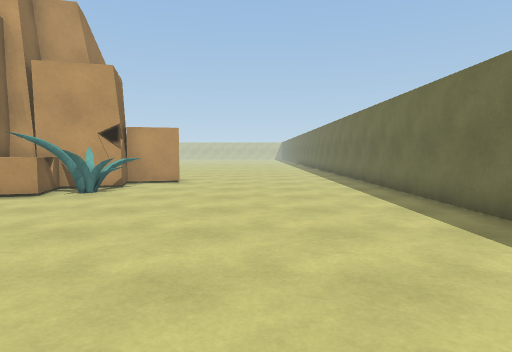
view 1 (above)

21 first-person views from a walk through a Unity game level. The camera is 1.2 m above the floor, tilts 4° down and sees 75° across. The floor is counted in squares, 1 m on a side. Each view is taken from the middle of a square. On the plan, view 1 faces up. The plan holds only what a view shows up to about 14 squares ahead; the rest is blank. The place goes on beyond the plan.

view 2
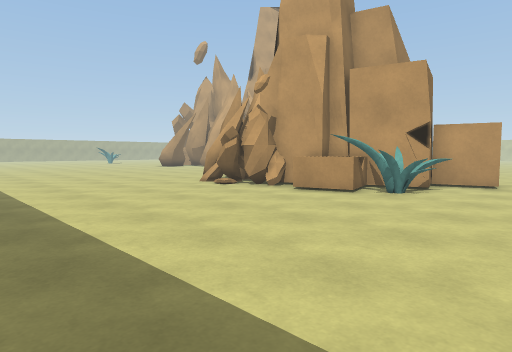

view 3
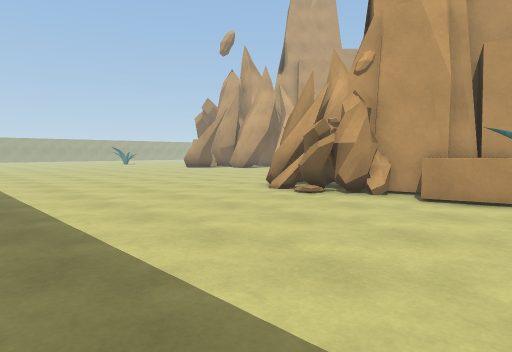

view 4
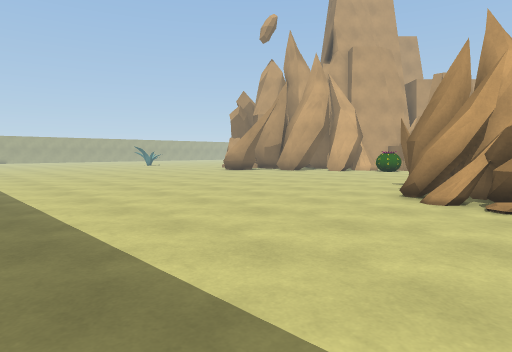

view 5
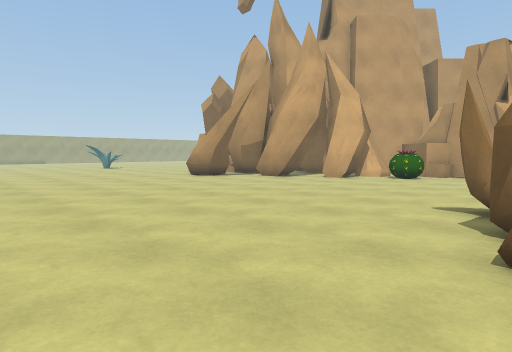

view 6
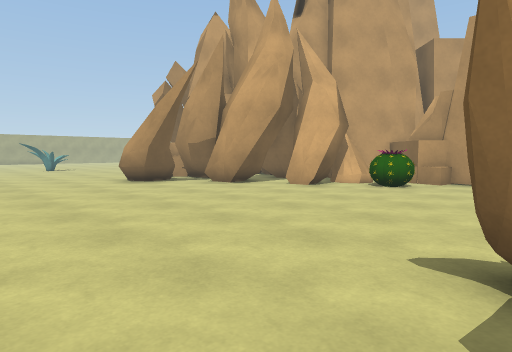

view 7
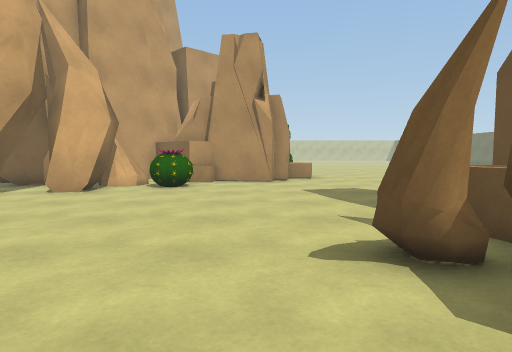

view 8
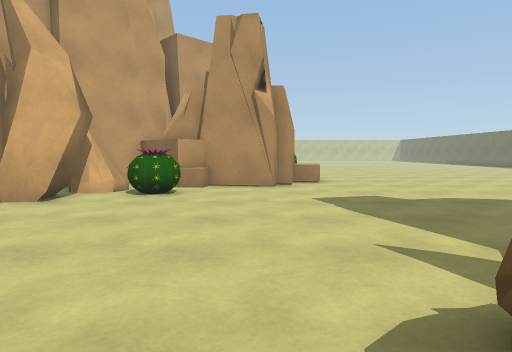

view 9
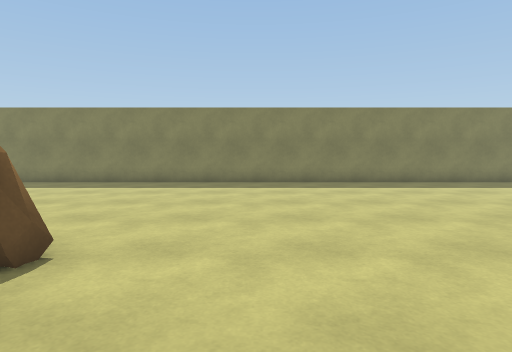

view 10
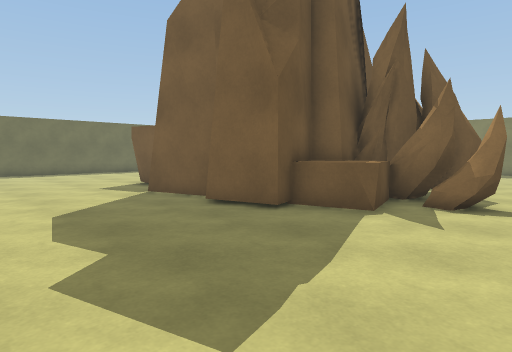

view 11
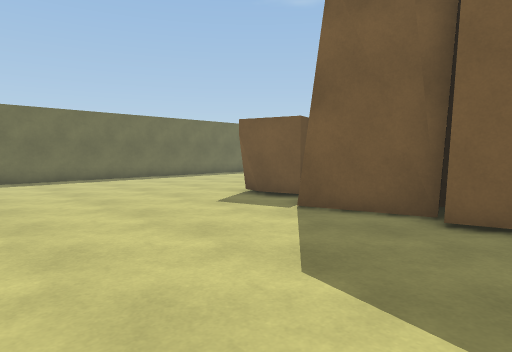

view 12
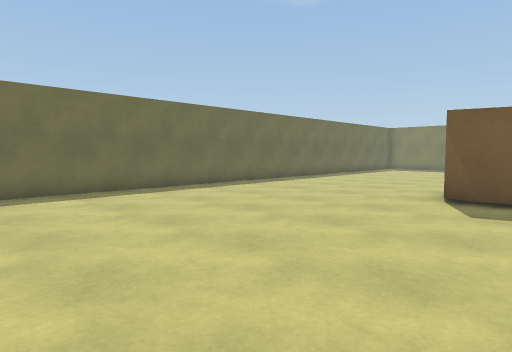

view 13
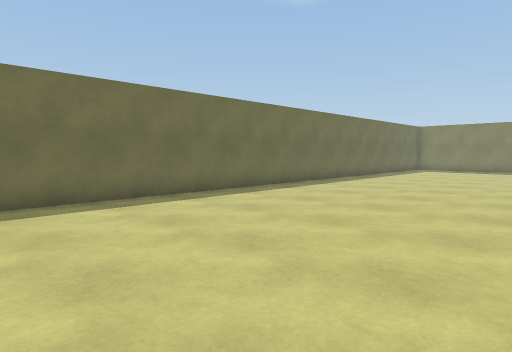

view 14
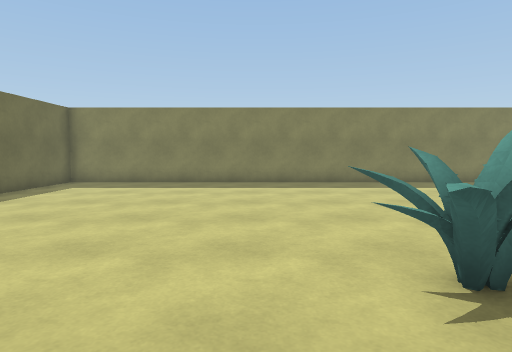

view 15
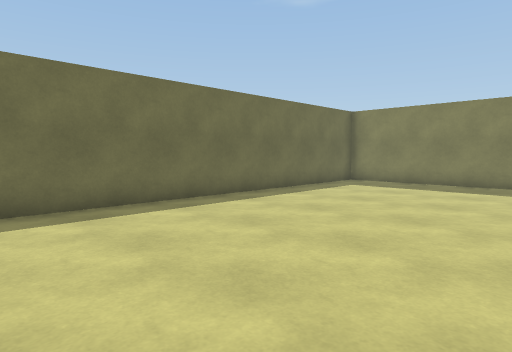

view 16
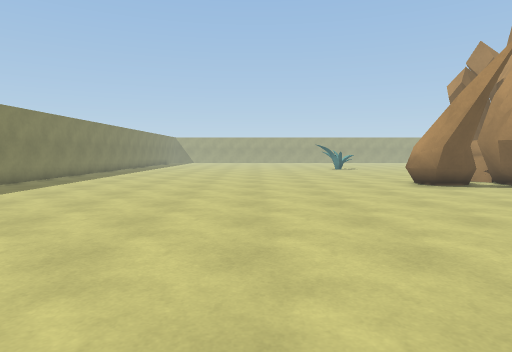

view 17
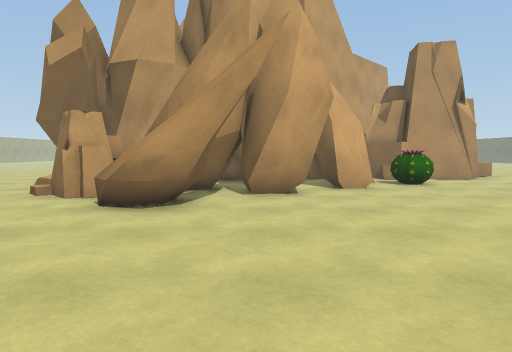

view 18
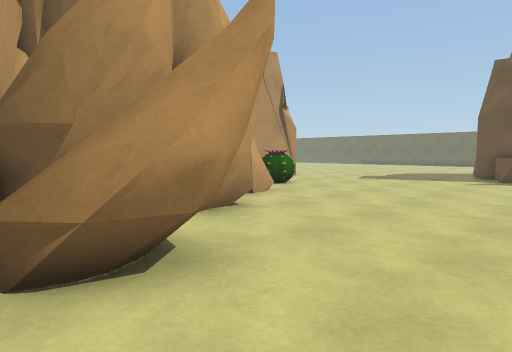

view 19
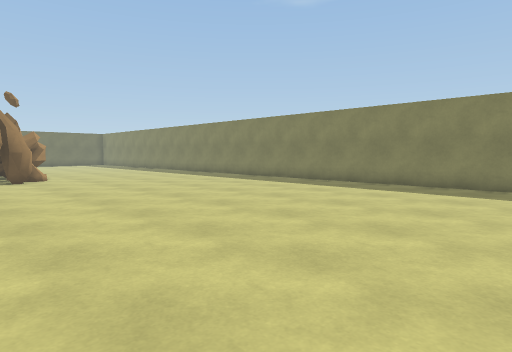

view 20
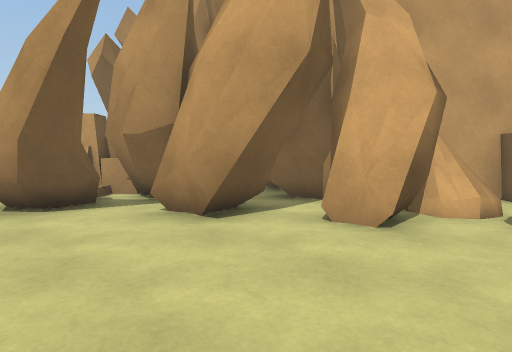

view 21
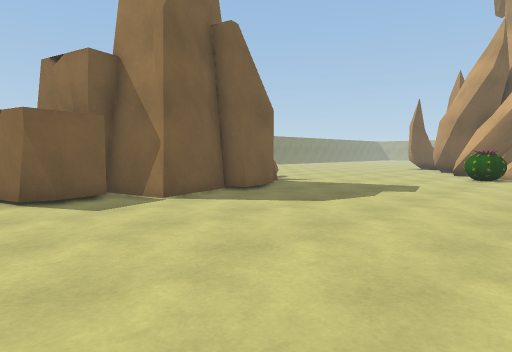

### Floor plan
Key: @ floor where view 1 was taken; # wall or solid block; . floor; = window, fence, low wall or low ledge; ^ raised ledge; R rock; C cactus; O other object.
Columns run from 29 left of view 1 to 5 right of it. Each row starts with its distance up from view 1.
 24        ####   #=..............
 23        ##.#####...................#
 22    #   ##.........................#
 21  RR######CCC......................#
 20 RRR######.C.......................#
 19 R########.........................#
 18 R######...........................#
 17 R^####............................#
 16 =^##..............#####...........#
 15 .###.............^########........#
 14 ................=^#### ###........#
 13 ...............RR^#  #  ##........#
 12 ..............RRRR#  ####.........#
 11 ...............RRRR  ###OO........#
 10 ...............RRRRR##^OOO........#
  9 ................RRRRR^^#O.........#
  8 ..................RR..............#
  7 ..................................#
  6  .................................#
  5  .................................#
  4  .................................#
  3  .................................#
  2  .................................#
  1  .................................#
  0  ............................@....#
 -1 ###################################

Positions as (right, up) in squares from view 1, and headings:
1: (0, 0), facing up
2: (-1, 0), facing up-left
3: (-5, 0), facing up-left
4: (-10, 0), facing up-left
5: (-13, 5), facing up-left
6: (-14, 9), facing up-left
7: (-16, 9), facing up
8: (-16, 11), facing up
9: (-16, 13), facing down
10: (-16, 21), facing down-right
11: (-11, 22), facing down-right
12: (-6, 24), facing down-right
13: (-4, 24), facing down-right
14: (-3, 13), facing down
15: (-3, 13), facing down-right
16: (-15, 9), facing left
17: (-25, 8), facing up
18: (-29, 12), facing up-right
19: (-29, 12), facing down-right
20: (-19, 14), facing up-left
21: (-2, 24), facing down-left
